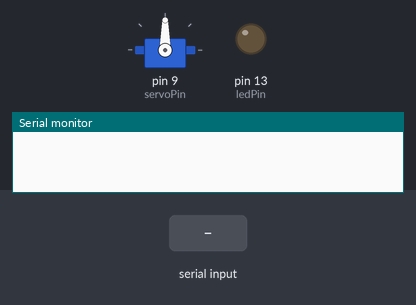
The sketch below on a simulated Arduino Uno, built with avr-gcc and run on an emulated ATmega328P. Parts: servo, output pins drawn as LEDs (lit = HIGH), the last lines printed to the serial monitor. The test bench sets the inputs (shaded band).

Above: at 1.2 s.
1.3 s: "1\n" received over Serial
At 1.45 s:
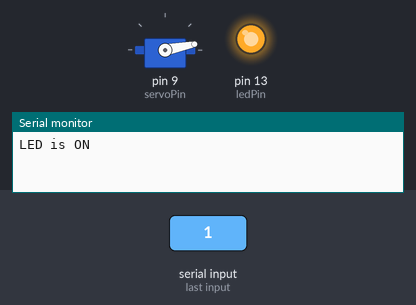
At 18.7 s:
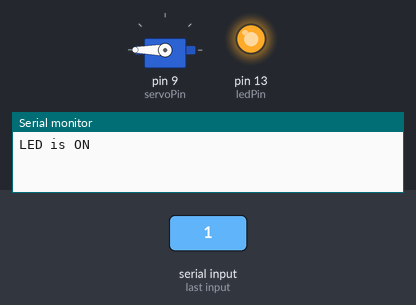
Timing chart, 0 to 19.3 s (numbered marks = the images above; inputs shaded):
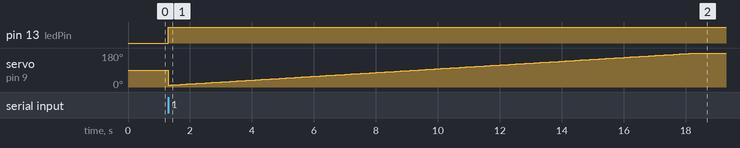

Measured:
- after the input at 1.3 s, pin 13 (ledPin): LOW → HIGH at once; servo on pin 9 (servoPin): 90° → 10° at once, → 11° 0.10 s later, → 12° 0.10 s later, → 13° 0.10 s later, … (171 changes in this stretch)

The sketch:

JBT_9.2.3_SerialComm_ControllingServo.ino
```cpp
#include <Servo.h>

Servo francisSG90servo;

int ledPin = 13;
int servoPin = 9;

void setup() {
  Serial.begin(9600);
  pinMode(ledPin, OUTPUT);
  francisSG90servo.attach(servoPin);
  francisSG90servo.write(90);
}

void loop() {
  // have the arduino wait to receive input
  while(Serial.available() == 0);
  //Read the Input
  int val = Serial.read() - '0';
  if (val == 1){
    Serial.println("LED is ON");
    digitalWrite(ledPin, HIGH);
    for(int i = 10; i <= 180; i++){
      francisSG90servo.write(i);
      delay(100);
    }
  } else if (val == 0){
    Serial.println("LED is OFF");
    digitalWrite(ledPin, LOW);
  } else {
    Serial.println("Invalid!");
  }
  delay(10);
  while(Serial.available()>0){
    Serial.read();
    delay(10);
  }
}
```
